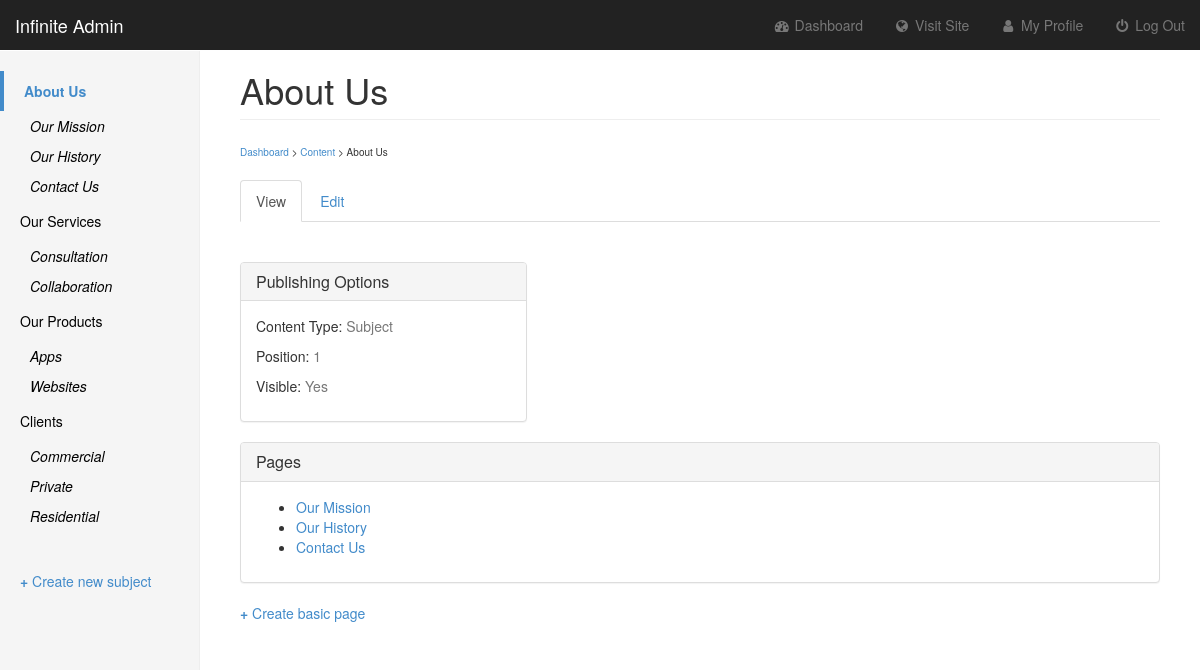
/manage_content.php?subject=1 (signed in), run on the app's committed database.
### tables this page shows
CREATE TABLE `subjects` (
  `id` int(11) NOT NULL AUTO_INCREMENT,
  `menu_name` varchar(30) NOT NULL,
  `position` int(3) NOT NULL,
  `visible` tinyint(1) NOT NULL,
  PRIMARY KEY (`id`)
);

CREATE TABLE `pages` (
  `id` int(11) NOT NULL AUTO_INCREMENT,
  `subject_id` int(11) NOT NULL,
  `menu_name` varchar(30) NOT NULL,
  `position` int(3) NOT NULL,
  `visible` tinyint(1) NOT NULL,
  `content` text,
  PRIMARY KEY (`id`),
  KEY `subject_id` (`subject_id`)
);

### public/manage_content.php (the view, shortened to what this page needs)
<?php require_once("../includes/db_connection.php"); ?>
<?php require_once("../includes/functions.php"); ?>
<?php include("../includes/layouts/header.php"); ?>
<?php find_selected_page(); ?>
<div class="container-fluid">
    <div class="row">
        <div class="col-sm-3 col-md-2 sidebar">
            <?php echo navigation($current_subject, $current_page); ?>
            <br/>
            <a href="new_subject.php"><b>+</b> Create new subject</a>
        </div>
        <div class="col-sm-9 col-sm-offset-3 col-md-10 col-md-offset-2 main">
            <?php if ($current_subject) { ?>
                <h1 class="page-header"><?php echo htmlentities($current_subject["menu_name"]); ?></h1>
                <span style="font-size: 10px;"><a href="admin.php">Dashboard</a> > <a
                        href="manage_content.php">Content</a> > <?php echo htmlentities($current_subject["menu_name"]); ?></span>
                <br/>
                <br/>
                <ul class="nav nav-tabs">
                    <li role="presentation" class="active"><a href="">View</a></li>
                    <li role="presentation"><a
                            href="edit_subject.php?subject=<?php echo urlencode($current_subject["id"]); ?>">Edit</a>
                    </li>
                </ul>
                <br/>
                <br/>
                <div class="row">
                    <div class="col-md-4">
                        <div class="panel panel-default">
                            <div class="panel-heading">
                                <h3 class="panel-title">Publishing Options</h3>
                            </div>
                            <div class="panel-body">
                                <p>Content Type: <span class="text-muted">Subject</span></p>
                                <p>Position: <span class="text-muted"><?php echo $current_subject["position"]; ?></span>
                                </p>
                                <p>Visible: <span
                                        class="text-muted"><?php echo $current_subject["visible"] == 1 ? 'Yes' : 'No'; ?></span>
                                </p>
                            </div>
                        </div>
                    </div>
                </div>
                <div class="panel panel-default">
                    <div class="panel-heading">
                        <h3 class="panel-title">Pages</h3>
                    </div>
                    <div class="panel-body">
                        <ul>
                            <?php
                            $subject_pages = find_pages_for_subject($current_subject["id"], false);
                            while ($page = mysqli_fetch_assoc($subject_pages)) {
                                echo "<li>";
                                $safe_page_id = urlencode($page["id"]);
                                echo "<a href=\"manage_content.php?page={$safe_page_id}\">";
                                echo htmlentities($page["menu_name"]);
                                echo "</a>";
                                echo "</li>";
                            }
                            ?>
                        </ul>
                    </div>
                </div>
                <a href="new_page.php?subject=<?php echo urlencode($current_subject["id"]); ?>"><b>+</b> Create basic
                    page</a>
            <?php } ?>
        </div>
    </div>
</div>
</body>
</html>

### includes/functions.php (shortened to what this page needs)
<?php
function find_all_subjects($public = true) {
    global $connection;
    $query = "SELECT * ";
    $query .= "FROM subjects ";
    $query .= "ORDER BY position ASC";
    $subject_set = mysqli_query($connection, $query);
    return $subject_set;
}
function find_pages_for_subject($subject_id, $public = true) {
    global $connection;
    $safe_subject_id = mysqli_real_escape_string($connection, $subject_id);
    $query = "SELECT * ";
    $query .= "FROM pages ";
    $query .= "WHERE subject_id = {$safe_subject_id} ";
    $query .= "ORDER BY position ASC";
    $page_set = mysqli_query($connection, $query);
    return $page_set;
}
function find_subject_by_id($subject_id, $public = true) {
    global $connection;
    $safe_subject_id = mysqli_real_escape_string($connection, $subject_id);
    $query = "SELECT * ";
    $query .= "FROM subjects ";
    $query .= "WHERE id = {$safe_subject_id} ";
    $query .= "LIMIT 1";
    $subject_set = mysqli_query($connection, $query);
    if ($subject = mysqli_fetch_assoc($subject_set)) {
        return $subject;
    } else {
        return null;
    }
}
function find_selected_page($public = false) {
    if (isset($_GET["subject"])) {
        $current_subject = find_subject_by_id($_GET["subject"], $public);
        if ($current_subject && $public) {
            $current_page = find_default_page_for_subject($current_subject["id"]);
        } else {
            $current_page = null;
        }
    } elseif (isset($_GET["page"])) {
        $current_subject = null;
        $current_page    = find_page_by_id($_GET["page"], $public);
    } else {
        $current_subject = null;
        $current_page    = null;
    }
}
function navigation($subject_array, $page_array) {
    $output      = "<ul class=\"nav nav-sidebar\">";
    $subject_set = find_all_subjects(false);
    while ($subject = mysqli_fetch_assoc($subject_set)) {
        $output .= "<li";
        if ($subject_array && $subject["id"] == $subject_array["id"]) {
            $output .= " class=\"active\"";
        }
        $output .= ">";
        $output .= "<a href=\"manage_content.php?subject=";
        $output .= urlencode($subject["id"]);
        $output .= "\">";
        $output .= htmlentities($subject["menu_name"]);
        $output .= "</a>";
        $page_set = find_pages_for_subject($subject["id"], false);
        $output .= "<ul class=\"nav-child nav-sidebar-child\">";
        while ($page = mysqli_fetch_assoc($page_set)) {
            $output .= "<li";
            $output .= ">";
            $output .= "<a href=\"manage_content.php?page=";
            $output .= urlencode($page["id"]);
            $output .= "\">";
            $output .= "<i>" . htmlentities($page["menu_name"]) . "</i>";
            $output .= "</a></li>";
        }
        $output .= "</ul></li>";
    }
    $output .= "</ul>";
    return $output;
}
?>

### public/css/dashboard.css (style rules this page uses)
body { padding-top: 50px; }
.sidebar { display: none; }
@media (min-width: 768px) { .sidebar { position: fixed; top: 51px; bottom: 0; left: 0; z-index: 1000; display: block; padding: 20px; overflow-x: hidden; overflow-y: auto; background-color: #f5f5f5; border-right: 1px solid #eee; } }
.nav-sidebar { margin-right: -21px; margin-bottom: 20px; margin-left: -20px; }
.nav-sidebar > li > a { padding-right: 20px; padding-left: 20px; color: black; }
.nav-sidebar > .active > a, .nav-sidebar > .active > a:hover, .nav-sidebar > .active > a:focus { font-weight: bold; color: #428bca; border-left: 4px solid #428bca; }
.nav-sidebar-child { margin-right: -21px; margin-bottom: 20px; list-style-type: none; }
.nav-sidebar-child > li > a { padding-right: 20px; padding-left: 20px; text-decoration: none; }
.nav-child { padding-left: 0; margin-bottom: 0; list-style: none; }
.nav-child > li { position: relative; display: block; }
.nav-child > li > a { position: relative; display: block; padding: 5px 15px; margin-left: 15px; color: black; }
.main { padding: 20px; }
@media (min-width: 768px) { .main { padding-right: 40px; padding-left: 40px; } }
.main .page-header { margin-top: 0; }

### data on the page
subjects: value "About Us", menu_name "About Us", position "1"
pages: menu_name "Our Mission"
pages: menu_name "Our History"
pages: menu_name "Contact Us"
subjects: value "Our Services"
pages: menu_name "Consultation"
pages: menu_name "Collaboration"
subjects: value "Our Products"
pages: menu_name "Apps"
pages: menu_name "Websites"
subjects: value "Clients"
pages: menu_name "Commercial"
pages: menu_name "Private"
pages: menu_name "Residential"
